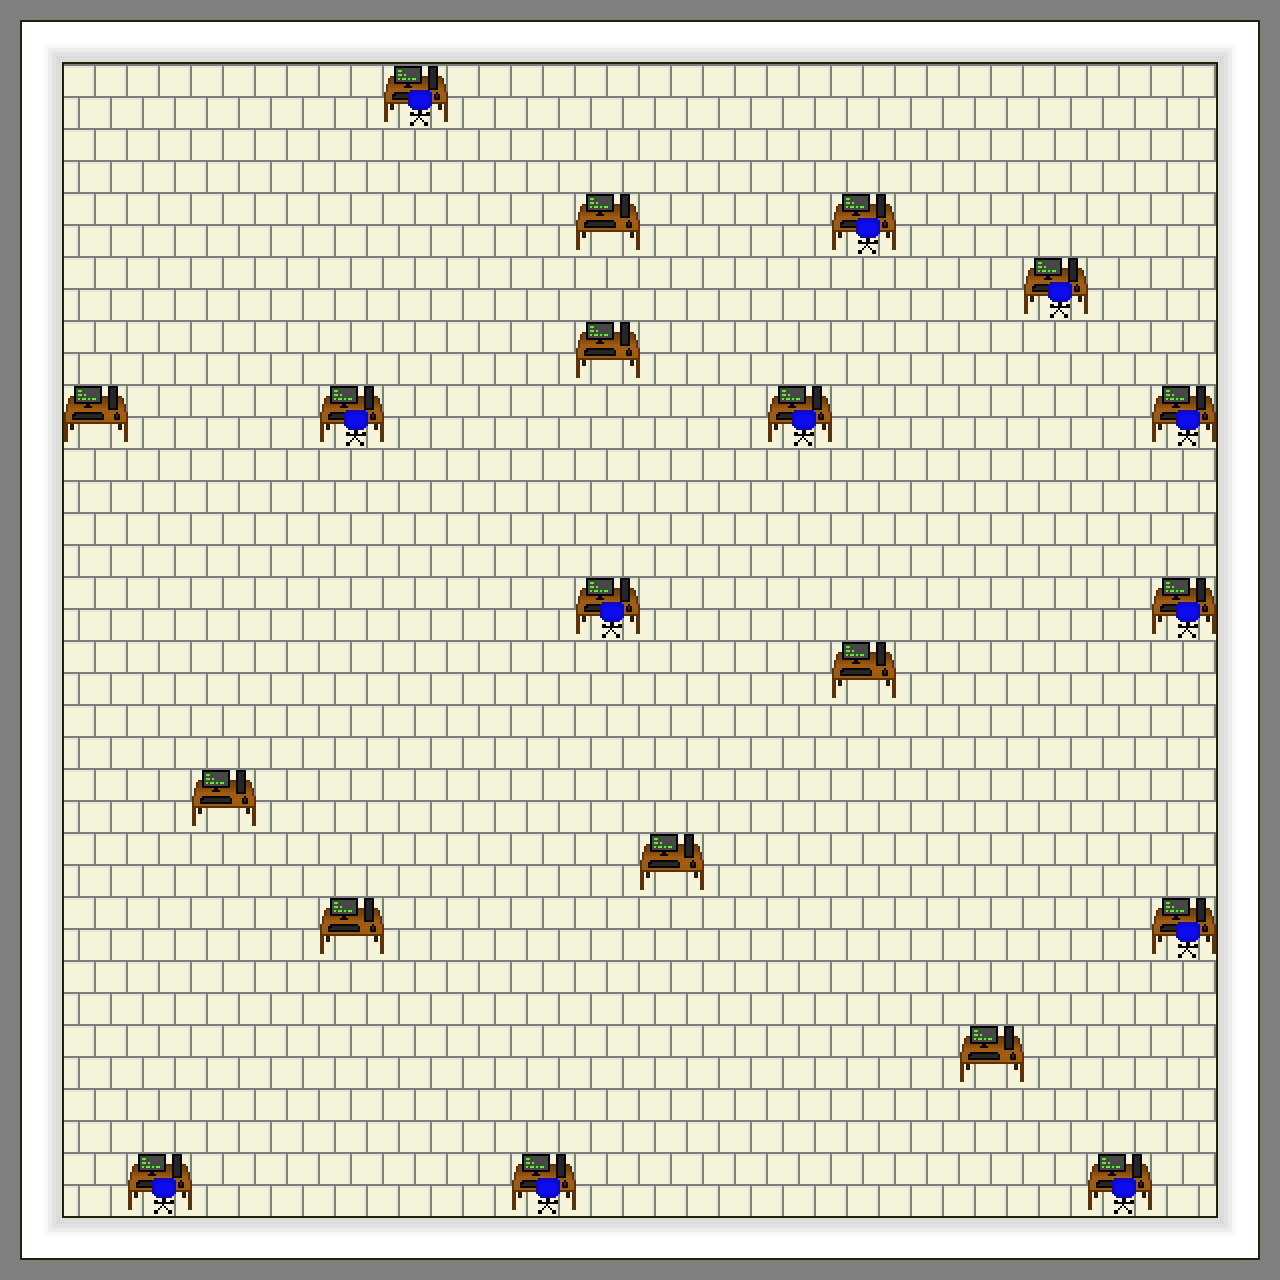

A 2D game scene composited from a Tiled map and its tileset images. What follows is a short description and the map's XML, with each tile layer's data collapsed to a summary:
An orthogonal 20x20 tile map with 64x64 px tiles, 2 tile layers (Tile Layer 1, Tile Layer 2) and 1 object.

<map version="1.10" tiledversion="1.10.2" orientation="orthogonal" renderorder="right-down" width="20" height="20" tilewidth="64" tileheight="64" infinite="0" nextlayerid="5" nextobjectid="7">
 <tileset firstgid="1" source="alltiles.tsx" />
 <layer id="1" name="Tile Layer 1" width="20" height="20">
  <data>[400 cells, 400 non-empty, 9 distinct tile ids]</data>
 </layer>
 <layer id="3" name="Tile Layer 2" width="20" height="20">
  <data>[400 cells, 20 non-empty, 2 distinct tile ids]</data>
 </layer>
 <objectgroup id="4" name="collisions">
  <object id="6" x="576" y="192" width="64" height="64" />
 </objectgroup>
</map>
